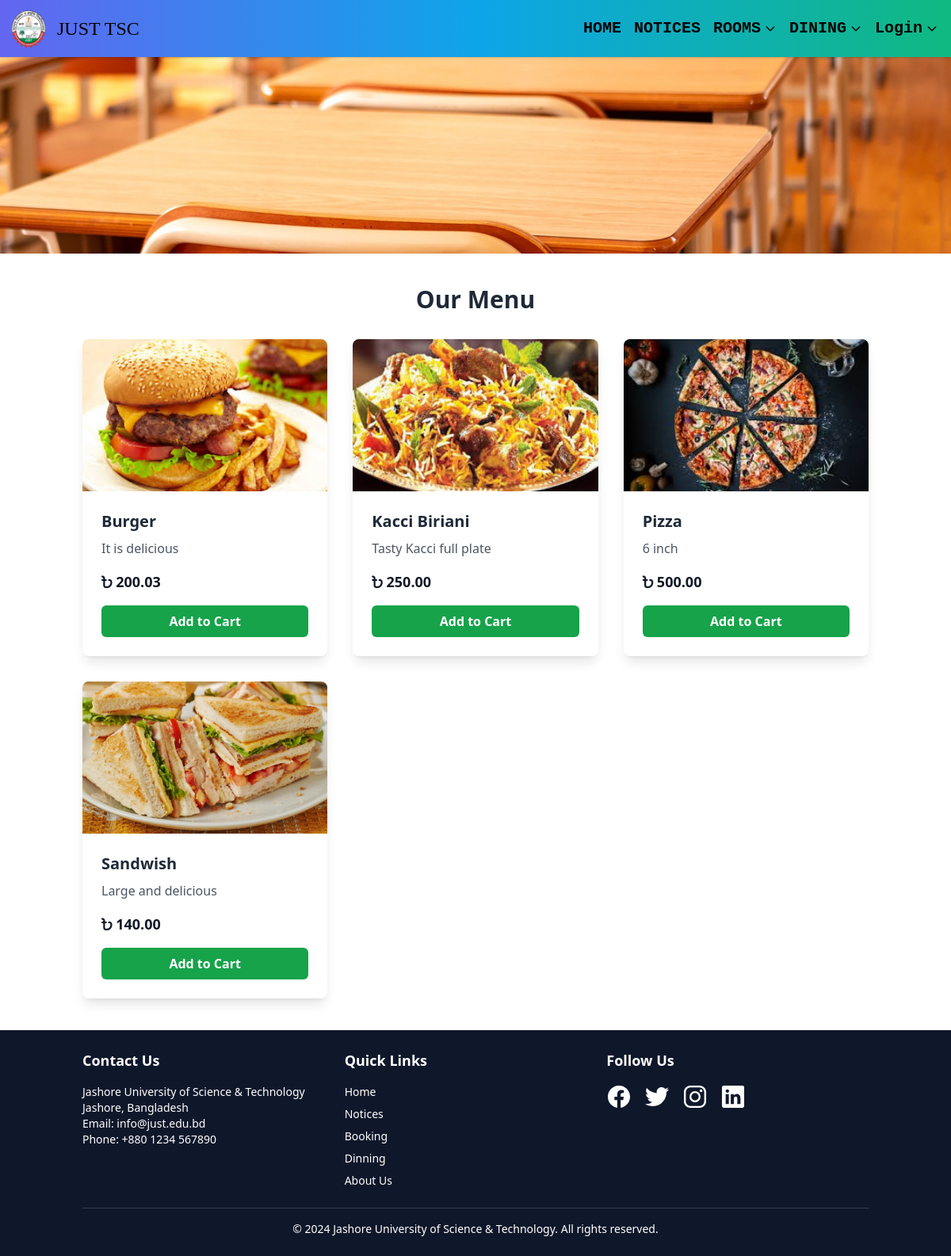
The page /item/ on the database its author committed.
### TSC/models.py (models this page shows, shortened)
class MenuItem(models.Model):
    name = models.CharField(max_length=200)
    price = models.DecimalField(max_digits=5, decimal_places=2)
    image = models.ImageField(upload_to='img/')
    description=models.CharField(max_length=40)

### TSC/views.py (the view)
# urls.py: path('item/',views.Item,name="item"),
def Item(request):
    item=MenuItem.objects.all()
    return render(request,'item.html',{'item':item})

### templates/item.html (shortened to what this page needs)
{% extends "image.html" %}
{% block first %}
<section class="food_section layout_padding-bottom py-10">
    <div class="container mx-auto px-4">
        <div class="heading_container heading_center mb-8">
            <h2 class="text-3xl font-bold text-gray-800 text-center">
                Our Menu
            </h2>
        </div>
        <div class="grid grid-cols-1 sm:grid-cols-2 md:grid-cols-3 gap-8">
            {% for item in item %}
            <div class="bg-white rounded-lg shadow-lg overflow-hidden"  data-aos="fade-up"
            data-aos-duration="800"
            data-aos-easing="ease-in-sine"
            data-aos-delay="200"
            data-aos-offset="50"
            data-aos-once="false">
                <div class="img-box transition-transform duration-300 ease-in-out">
                    <img class="transform transition-all hover:scale-110 w-full h-48 object-cover" src="{{ item.image.url }}" alt="{{ item.name }}">
                </div>
                <div class="p-6">
                    <h5 class="text-xl font-semibold text-gray-800 mb-2">
                        {{ item.name }}
                    </h5>
                    <p class="text-gray-600 mb-4">
                        {{ item.description }}
                    </p>
                    <p class="text-lg font-bold text-gray-900">
                        <i class="fa-solid fa-bangladeshi-taka-sign"></i> {{ item.price }}
                    </p>
                    <form method="POST" action="{% url 'add_to_cart' item.pk %}" class="mt-4">
                        <button type="submit" class="w-full bg-green-600 text-white font-bold py-2 rounded-md hover:bg-green-800 focus:outline-none focus:ring-2 focus:ring-offset-2 focus:ring-green-500">
                            Add to Cart
                        </button>
                    </form>
                </div>
            </div>
            {% endfor %}
        </div>
    </div>
</section>
{% endblock %}

### templates/navbar.html (style rules this page uses)
html, body { height: 100%; margin: 0; }

### rows shown on the page
MenuItem: image (picture), name "Burger", description "It is delicious", price "200.03"
MenuItem: image (picture), name "Kacci Biriani", description "Tasty Kacci full plate", price "250.00"
MenuItem: image (picture), name "Pizza", description "6 inch", price "500.00"
MenuItem: image (picture), name "Sandwish", description "Large and delicious", price "140.00"
